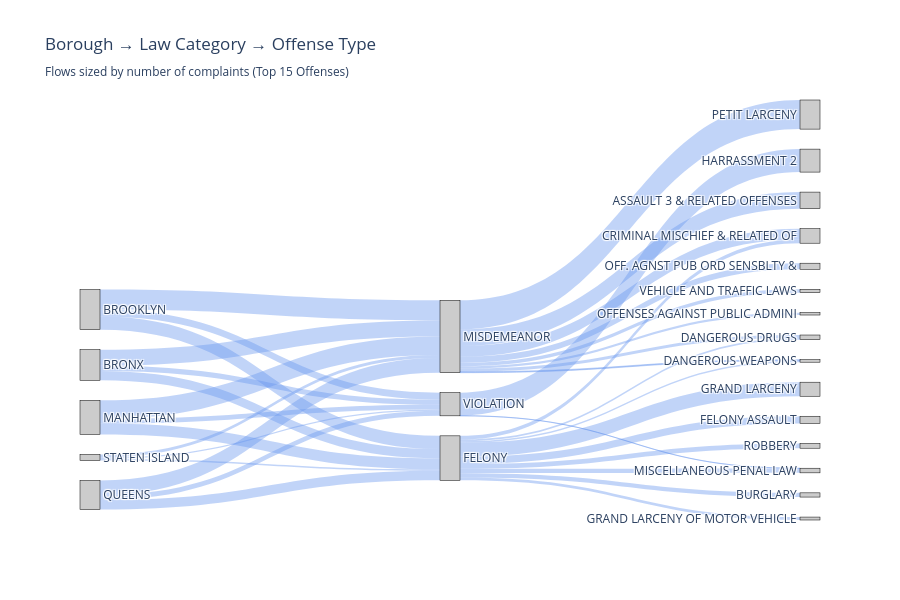

Source (notebook cell):
### Code cell
# =========================================================
# 1. Prep data
# =========================================================

df = crime.copy()

# Use imputed boroughs and remove UNKNOWN
if 'BORO_NM_IMPUTED' in df.columns:
    df = df[df['BORO_NM_IMPUTED'] != 'UNKNOWN']
else:
    df = df[df['BORO_NM'] != '(null)']
    df = df.rename(columns={'BORO_NM': 'BORO_NM_IMPUTED'})

# Keep needed columns and drop missing
df = df[['BORO_NM_IMPUTED', 'LAW_CAT_CD', 'OFNS_DESC']].dropna()

# Restrict to top N offenses overall so the diagram stays readable
TOP_N_OFFENSES = 15
top_offenses = df['OFNS_DESC'].value_counts().head(TOP_N_OFFENSES).index
df = df[df['OFNS_DESC'].isin(top_offenses)]

print("Rows used for Sankey:", len(df))

# =========================================================
# 2. Build node list
# =========================================================

# Unique labels for each level
boroughs = list(df['BORO_NM_IMPUTED'].unique())
law_cats = list(df['LAW_CAT_CD'].unique())
offenses = list(top_offenses)

# Make sure law categories have a nice order
law_order = ['FELONY', 'MISDEMEANOR', 'VIOLATION']
law_cats_sorted = [lc for lc in law_order if lc in law_cats] + [lc for lc in law_cats if lc not in law_order]

# Node labels in order: boroughs, law categories, offenses
labels = boroughs + law_cats_sorted + offenses

# Map each label to an index
label_to_idx = {label: i for i, label in enumerate(labels)}

# =========================================================
# 3. Build links: Borough -> Law Category
# =========================================================

links_source = []
links_target = []
links_value  = []

# Borough -> Law category
flow_boro_law = (
    df
    .groupby(['BORO_NM_IMPUTED', 'LAW_CAT_CD'])
    .size()
    .reset_index(name='count')
)

for _, row in flow_boro_law.iterrows():
    boro = row['BORO_NM_IMPUTED']
    law = row['LAW_CAT_CD']
    cnt  = row['count']

    if law not in law_cats_sorted:
        continue

    src = label_to_idx[boro]
    tgt = label_to_idx[law]
    links_source.append(src)
    links_target.append(tgt)
    links_value.append(cnt)

# =========================================================
# 4. Build links: Law Category -> Offense
# =========================================================

flow_law_off = (
    df
    .groupby(['LAW_CAT_CD', 'OFNS_DESC'])
    .size()
    .reset_index(name='count')
)

for _, row in flow_law_off.iterrows():
    law = row['LAW_CAT_CD']
    off = row['OFNS_DESC']
    cnt = row['count']

    if law not in law_cats_sorted or off not in offenses:
        continue

    src = label_to_idx[law]
    tgt = label_to_idx[off]
    links_source.append(src)
    links_target.append(tgt)
    links_value.append(cnt)

# =========================================================
# 5. Create Sankey diagram
# =========================================================

fig = go.Figure(data=[go.Sankey(
    arrangement="snap",
    node=dict(
        pad=20,
        thickness=20,
        line=dict(color="black", width=0.5),
        label=labels,
        color="rgba(0,0,0,0.2)"  # semi-transparent gray nodes
    ),
    link=dict(
        source=links_source,
        target=links_target,
        value=links_value,
        color="rgba(100,149,237,0.4)"  # semi-transparent cornflower blue
    )
)])

fig.update_layout(
    title_text="Borough → Law Category → Offense Type<br><sub>Flows sized by number of complaints (Top 15 Offenses)</sub>",
    font=dict(size=12),
    height=600
)

fig.show()

### Figure 1 — Plotly figure (JSON) as saved in the notebook; plotly's stock layout.template omitted (floating-point values rounded to 4 significant figures)
{"data": [{"arrangement": "snap", "link": {"color": "rgba(100,149,237,0.4)", "source": [2, 2, 2, 3, 3, 3, 0, 0, 0, 4, 4, 4, 1, 1, 1, 5, 5, 5, 5, 5, 5, 5, 5, 5, 6, 6, 6, 6, 6, 6, 6, 6, 7, 7], "target": [5, 6, 7, 5, 6, 7, 5, 6, 7, 5, 6, 7, 5, 6, 7, 18, 11, 16, 21, 13, 12, 20, 17, 15, 10, 11, 16, 21, 14, 22, 8, 19, 9, 17], "value": [299440, 509576, 166564, 418214, 637278, 219970, 347315, 591111, 148255, 304131, 463931, 158257, 47301, 99871, 44222, 134213, 120392, 51128, 47503, 230115, 447143, 93344, 141691, 150872, 529845, 339558, 98699, 30843, 193015, 74888, 926549, 108370, 731305, 5963]}, "node": {"color": "rgba(0,0,0,0.2)", "label": ["MANHATTAN", "STATEN ISLAND", "BRONX", "BROOKLYN", "QUEENS", "FELONY", "MISDEMEANOR", "VIOLATION", "PETIT LARCENY", "HARRASSMENT 2", "ASSAULT 3 & RELATED OFFENSES", "CRIMINAL MISCHIEF & RELATED OF", "GRAND LARCENY", "FELONY ASSAULT", "OFF. AGNST PUB ORD SENSBLTY &", "ROBBERY", "DANGEROUS DRUGS", "MISCELLANEOUS PENAL LAW", "BURGLARY", "VEHICLE AND TRAFFIC LAWS", "GRAND LARCENY OF MOTOR VEHICLE", "DANGEROUS WEAPONS", "OFFENSES AGAINST PUBLIC ADMINI"], "line": {"color": "black", "width": 0.5}, "pad": 20, "thickness": 20}, "type": "sankey"}], "layout": {"font": {"size": 12}, "height": 600, "title": {"text": "Borough → Law Category → Offense Type<br><sub>Flows sized by number of complaints (Top 15 Offenses)</sub>"}}}
